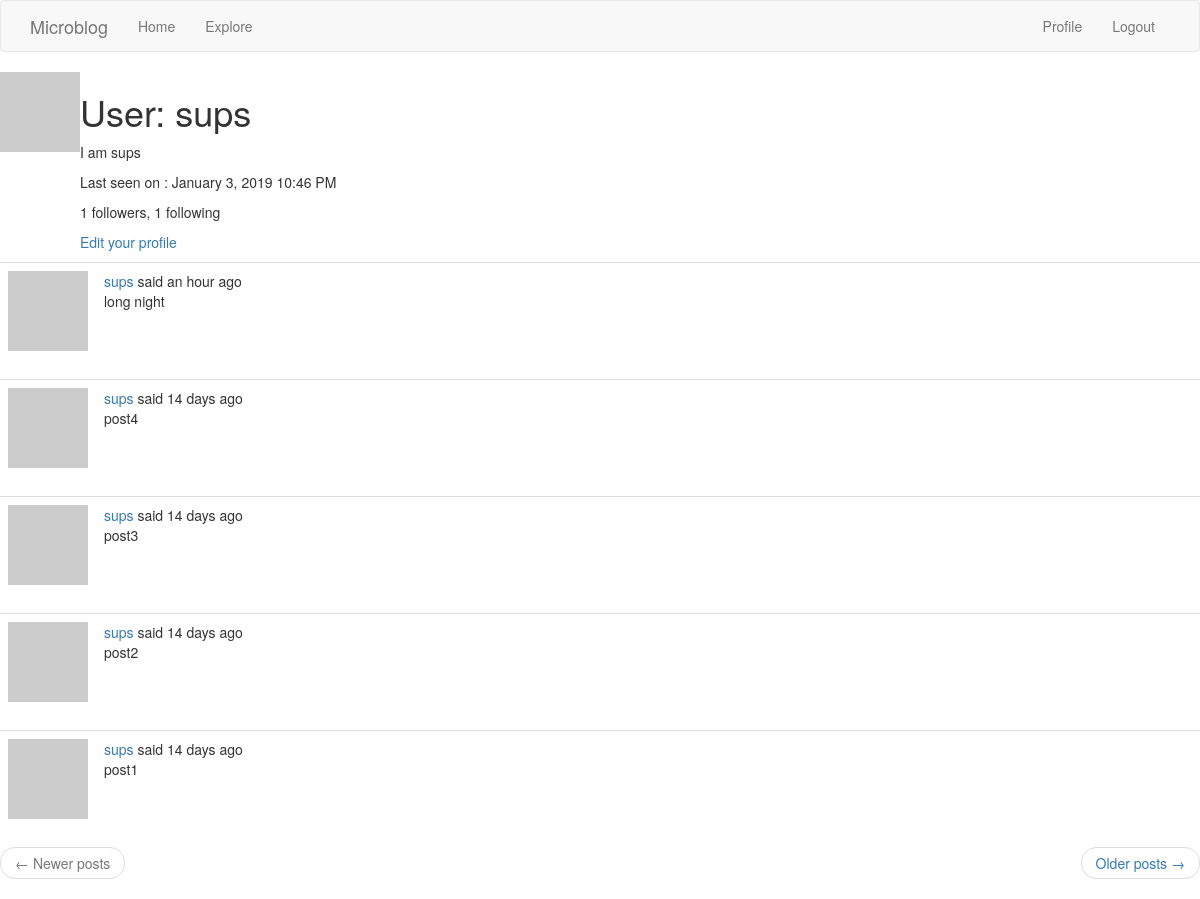
The app's page /auth/user/sups (signed in) with its own data.
### app/models.py (models this page shows, shortened)
class User(UserMixin, db.Model):
    id = db.Column(db.Integer, primary_key=True)
    username = db.Column(db.String(64), index=True, unique=True)
    email = db.Column(db.String(120), index=True, unique=True)
    password_hash = db.Column(db.String(128))
    posts = db.relationship('Post', backref='author', lazy='dynamic')
    about_me = db.Column(db.String(256))
    last_seen = db.Column(db.DateTime, default=datetime.utcnow())
    """
    adding a many to many relationship with followers and followed
    """
    followed = db.relationship('User',
                               secondary=followers,
                               primaryjoin=(followers.c.follower_id == id),
                               secondaryjoin=(followers.c.followed_id == id),
                               backref=db.backref('followers', lazy='dynamic'), lazy='dynamic')
    def avatar(self, size):
        digest = md5(self.email.lower().encode('utf-8')).hexdigest()
        return 'https://www.gravatar.com/avatar/{}?d=identicon&s={}'.format(digest, size)

class SearchableMixin(object):
    @classmethod
    def search(cls, expression, page, per_page):
        ids, total = query_index(cls.__tablename__, expression, page, per_page)
        if total == 0:
            return cls.query.filter_by(id=0), 0
        when = []
        for i in range(len(ids)):
            when.append((ids[i], i))
        return cls.query.filter(cls.id.in_(ids)).order_by(
            db.case(when, value=cls.id)), total

class Post(SearchableMixin, db.Model):
    __searchable__ = ['body']
    id = db.Column(db.Integer, primary_key=True)
    body = db.Column(db.String(140))
    timestamp = db.Column(db.DateTime, index=True, default=datetime.utcnow)
    user_id = db.Column(db.Integer, db.ForeignKey('user.id'))
    language = db.Column(db.String(5))

### app/auth/routes.py (the view)
@bp.route('/user/<username>')
@login_required
def user(username):
    user = User.query.filter_by(username=username).first_or_404()
    page = request.args.get('page', 1, type=int)
    posts = user.posts.order_by(Post.timestamp.desc()).paginate(page, current_app.config['POSTS_PER_PAGE'])
    next_url = url_for('main.index', page=posts.next_num) if posts.has_next else None
    prev_url = url_for('main.index', page=posts.prev_num) if posts.has_prev else None
    return render_template('user.html', user=user, posts=posts.items, next_url=next_url, prev_url=prev_url)

### app/models.py (called while the page is built)
@login.user_loader
def load_user(id):
    return User.query.get(int(id))

### app/templates/user.html
{% extends "base.html" %}
{% import 'bootstrap/wtf.html' as wtf %}
{% block content %}
<table>
    <tr valign="top">
        <td><img src="{{ user.avatar(128) }}"></td>
        <td>
             <h1>{{ _('User') }}: {{ user.username }}</h1>
                {% if user.about_me %}
                    <p>{{ user.about_me }}</p>
                        {% endif %}
                        {% if user.last_seen %}
                    <p>{{ _('Last seen on') }} : {{ moment(user.last_seen).format('LLL') }}
                </p>
                    {% endif %}
                <p>
                    {{ _('%(count)d followers', count=user.followers.count()) }}, {{ _('%(count)d following', count=user.followed.count()) }}
                </p>
                {% if user == current_user %}
                <p>
                    <a href="{{ url_for('main.edit_profile') }}">Edit your profile</a>
                </p>
                {% elif not current_user.is_following(user) %}
                <p><a href="{{ url_for('main.follow', username=user.username) }}">{{ _('Follow') }}</a></p>
                {% else %}
                <p><a href="{{ url_for('main.unfollow', username=user.username) }}">{{ _('Unfollow') }}</a></p>
                {% endif %}
        </td>
    </tr>
</table>
{% for post in posts %}
    {% include "_post.html" %}
{% endfor %}
<nav aria-label="...">
        <ul class="pager">
            <li class="previous{% if not prev_url %} disabled{% endif %}">
                <a href="{{ prev_url or '#' }}">
                    <span aria-hidden="true">&larr;</span> {{ _('Newer posts') }}
                </a>
            </li>
            <li class="next{% if not next_url %} disabled{% endif %}">
                <a href="{{ next_url or '#' }}">
                    {{ _('Older posts') }} <span aria-hidden="true">&rarr;</span>
                </a>
            </li>
        </ul>
    </nav>
{% endblock %}

### app/templates/_post.html (shortened to what this page needs)
<table class="table table-hover">
        <tr>
            <td width="70px">
                <a href="{{ url_for('main.user', username=post.author.username) }}">
                    <img src="{{ post.author.avatar(70) }}" />
                </a>
            </td>
            <td>
                {{ _('%(username)s said %(when)s', username=user_link, when=moment(post.timestamp).fromNow()) }}
                <br>
                <span id="post{{ post.id }}">{{ post.body }}</span>
            </td>
        </tr>
</table>

### records on screen
User: username "sups", about_me "I am sups", last_seen "January 3, 2019 10:46 PM"
Post: body "long night"
Post: body "post4"
Post: body "post3"
Post: body "post2"
Post: body "post1"
